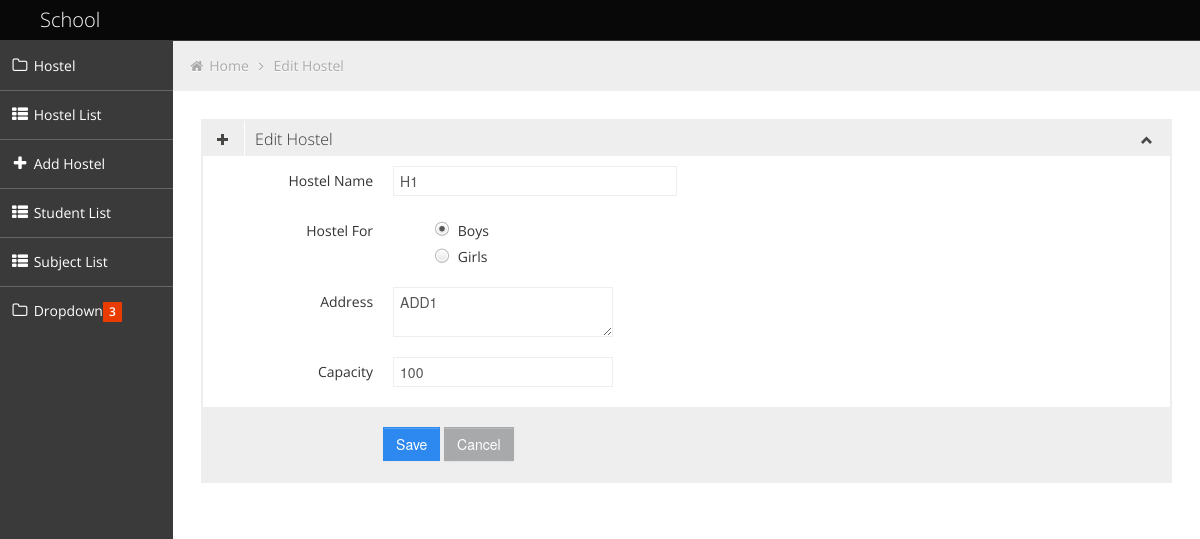
Page /View/countries/countryEdit.php?id=1 on the committed database.
### tables this page shows
CREATE TABLE IF NOT EXISTS `tblhostel` (
  `nHostelId` int(2) NOT NULL,
  `tHostelName` text NOT NULL,
  `bHostelFor` tinyint(1) NOT NULL,
  `tHostelAddress` text NOT NULL,
  `nHostelCapacity` int(4) NOT NULL,
  PRIMARY KEY (`nHostelId`)
);

### Model/dbHostel.php (called while the page is built, shortened)
<?php
class dbHostel
{
	function dbconnectModel()
	{
		$servername = "localhost";
		$username = "root";
		$password = "";
		$dbname = "db_school";
		$conn = mysqli_connect($servername,$username,$password,$dbname);
		return $conn;
	}
	function hostelViewSingle($id)
	{
		$conn = $this->dbconnectModel();
		$qry = "SELECT "
					. " * "
				. " FROM "
					. " tblhostel "
				. " WHERE "
					. " nHostelId = '$id' " ;
		$result = mysqli_query($conn,$qry);
		return $result;
	}
}
?>

### View/countries/countryEdit.php (the view, shortened to what this page needs)
<?php
include '../../Model/dbHostel.php';
$id = $_GET['id'];
$obj = new dbHostel;
$result = $obj->hostelViewSingle($id);
$row = mysqli_fetch_assoc($result);
?>
<!DOCTYPE html>
<html lang="en">
<head>
	<link id="bootstrap-style" href="../../Theme/css/bootstrap.min.css" rel="stylesheet">
	<link href="../../Theme/css/bootstrap-responsive.min.css" rel="stylesheet">
	<link id="base-style" href="../../Theme/css/style.css" rel="stylesheet">
	<link id="base-style-responsive" href="../../Theme/css/style-responsive.css" rel="stylesheet">
	<link id="font-awesome" href="../../Theme/css/font-awesome.css" rel="stylesheet">
	<link id="font-awesomemin" href="../../Theme/css/font-awesome.min.css" rel="stylesheet">
</head>
<body>
	<div class="navbar">
		<div class="navbar-inner">
			<div class="container-fluid">
				<a class="brand" href="index.html"><span>School</span></a>
			</div>
		</div>
	</div>
		<div class="container-fluid-full">
		<div class="row-fluid">
			<div id="content" class="span10">
			<ul class="breadcrumb">
				<li>
					<i class="icon-home"></i>
					<a href="#">Home</a>
					<i class="icon-angle-right"></i>
				</li>
				<li><a href="#">Edit Hostel</a></li>
			</ul>
			<div class="row-fluid sortable">
				<div class="box span12">
					<div class="box-header" data-original-title>
						<h2><i class="halflings-icon plus"></i><span class="break"></span>Edit Hostel</h2>
						<div class="box-icon">
							<a href="#" class="btn-minimize"><i class="halflings-icon chevron-up"></i></a>
						</div>
					</div>
					<div class="box-content">
						<form class="form-horizontal" action="../Controller/hostelUpdateCon.php" method="POST">
							<fieldset>
							  <div class="control-group">
								<label class="control-label" for="focusedInput">Hostel Name</label>
								<div class="controls">
								  <input class="input-xlarge focused" name="tHostelName" type="text" value="<?php echo $row['tHostelName']; ?>">
								</div>
							  </div>
							   <div class="control-group">
								<label class="control-label">Hostel For</label>
								<div class="controls">
								  <label class="radio">
								  <?php
								  if($row['bHostelFor']==1)
								  { ?>
									Boys
								  </label>
								  <label class="radio">
									Girls
								  </label>
								  <?php
								  }
								  ?>
								</div>
								</div>
								<div class="control-group hidden-phone">
									<label class="control-label">Address</label>
									<div class="controls">
										<textarea name="tHostelAddress" rows="2"><?php echo $row['tHostelAddress']; ?> </textarea>
									</div>
								</div>
								<div class="control-group hidden-phone">
									<label class="control-label">Capacity</label>
									<div class="controls">
										<input type="number" name="nHostelCapacity" min="1" value="<?php echo $row['nHostelCapacity']; ?>"/>
									</div>
								</div>
							  <div class="form-actions">
								<button type="submit" class="btn btn-primary">Save</button>
								<a href="hostelList.php"><button type="button" class="btn">Cancel</button></a>
							  </div>
							</fieldset>
						  </form>
					</div>
				</div>
			</div>
			</div>
		</div>
		</div>
</body>
</html>

### Theme/css/style.css (style rules this page uses)
.red, .red [class="box-header"], .red.box, .slider.red .ui-slider-range, .progress.red .ui-progressbar-value, .sliderVertical.red .ui-slider-range, .progressSlim.red .ui-progressbar-value, .label-important, .badge-important { background: #EB3C00 !important; border-color: #EB3C00 !important; color: #fff; }
body { background: #F5F5F5; color: #333; border: none; font-family: 'Open Sans', sans-serif; font-weight: 400; }
a { color: #646464; }
h2 { font-size: 16px; line-height: 16px; }
.navbar { margin-bottom: 0px; }
.navbar-inner { margin-bottom: 0px; min-height: 40px; padding-right: 20px; padding-left: 20px; background: #080808; filter: none; text-shadow: 1px 1px 1px #0a0c0e; border: none; color: #fff; -webkit-border-radius: 0px; -moz-border-radius: 0px; border-radius: 0px; *zoom: 1; border-bottom: 1px solid #38383D; }
.navbar-inner a { color: #7b7b7b; text-shadow: 0 -1px 1px #0b090a; }
a.brand span { color: #fff; text-shadow: none; }
#sidebar-left { background: #3A3A3A; }
.sidebar-nav > ul { margin: 0px; padding-bottom: 1px; font-size: 14px; }
.nav-tabs.nav-stacked > li > a, .nav-tabs.nav-stacked > li > ul > li > a { padding: 15px 10px 14px 10px; color: #fff; border-top: none; border-bottom: 1px solid #666; border-left: none; border-right: none; text-decoration: none; -webkit-border-radius: 0px; -moz-border-radius: 0px; border-radius: 0px; }
.nav-tabs.nav-stacked > li:last-child > a { border-bottom: 1px solid transparent; }
.nav-tabs.nav-stacked > li > a > i, .nav-tabs.nav-stacked > li > ul > li > a > i { opacity: 1; filter: alpha(opacity=100); -ms-filter:"progid:DXImageTransform.Microsoft.Alpha(Opacity=100)"; font-size: 16px; }
.nav-tabs.nav-stacked > li:first-child > a { margin: 0px 0px 0px 0px; -webkit-border-radius: 0px; -moz-border-radius: 0px; border-radius: 0px; }
.nav-tabs.nav-stacked > li:last-child > a { -webkit-border-radius: 0px; -moz-border-radius: 0px; border-radius: 0px; }
#content { background: #ffffff; filter: none; min-height: 100%; padding: 20px 20px; position: relative; }
.breadcrumb { margin: -28px -28px 28px -28px; line-height: 34px; background: #eee; border: 0px; color: #aaa; -webkit-box-shadow: none; -moz-box-shadow: none; box-shadow: none; -webkit-border-radius: 0px; -moz-border-radius: 0px; border-radius: 0px; }
.breadcrumb a { color: #aaa; text-shadow: 0px 1px 1px #fff; }
.box { border: 2px solid #eee; background: #fff !important; margin-bottom: 28px; }
.box-header { height: 16px; font-size: 16px; line-height: 16px; padding: 10px; background: #eee; -webkit-box-shadow: none; -moz-box-shadow: none; box-shadow: none; overflow: hidden; }
.box-header h2 { float:left; margin-top: 0px; font-weight: 300; }
.box-header h2 i { margin: 0px 3px 0px 4px; opacity: .8; filter: alpha(opacity=80); -ms-filter:"progid:DXImageTransform.Microsoft.Alpha(Opacity=80)"; }
.box-header .box-icon { float:right; margin-top: 1px; }
.box-header .box-icon i { -webkit-transition: all 0.1s ease-in-out; -moz-transition: all 0.1s ease-in-out; -o-transition: all 0.1s ease-in-out; -ms-transition: all 0.1s ease-in-out; transition: all 0.1s ease-in-out; opacity: .8; filter: alpha(opacity=80); -ms-filter:"progid:DXImageTransform.Microsoft.Alpha(Opacity=80)"; }
.box-header .box-icon a { margin: 0px 5px; }
.box-content { position: relative; z-index: 50; margin-top: -1px; padding: 10px; background: #fff !important; }
.label, .badge { text-shadow: none; font-family: 'Open Sans', sans-serif; font-weight: 600; font-size: 12px; padding: 3px 6px; }
.label { -webkit-border-radius: 0px; -moz-border-radius: 0px; border-radius: 0px; }
.form-actions { padding: 19px 20px 20px; margin: 20px -10px -30px -10px; background-color: #eee; border-top: 1px solid #eee; *zoom: 1; }
.form-actions:before, .form-actions:after { display: table; line-height: 0; content: ""; }
.form-actions:after { clear: both; }
.btn { display: inline-block; padding: 6px 12px; margin-bottom: 0; font-size: 14px; font-weight: 500; line-height: 20px; text-align: center; white-space: nowrap; vertical-align: middle; cursor: pointer; border: 1px solid #a7a9aa; -webkit-border-radius: 0px !important; border-radius: 0px !important; }
.btn { color: #ffffff; background-color: #a7a9aa; border-color: #a7a9aa; background-image: none; filter: none; text-shadow: none; }
.btn-primary { background-color: #2D89EF; border-color: #2D89EF; }

### rows in the picture
tblhostel: tHostelName "H1", tHostelAddress "ADD1", nHostelCapacity "100"
